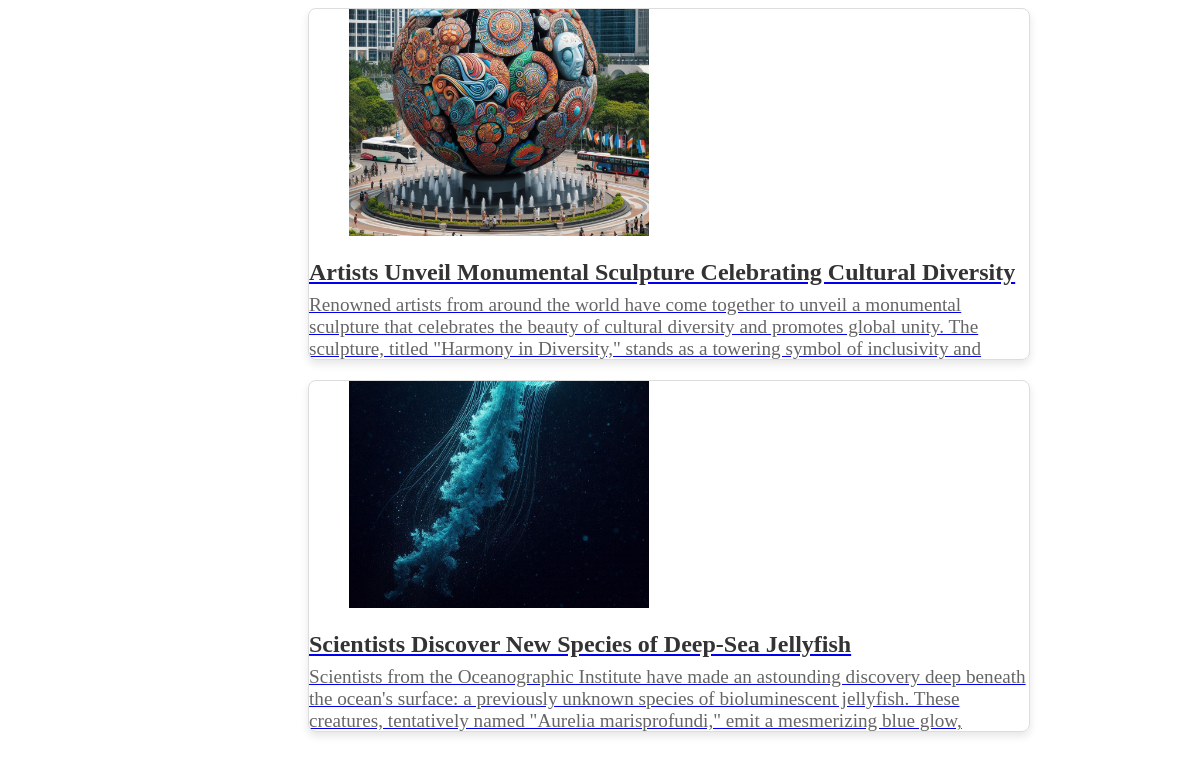
/news/tag/Environment/, run on the app's committed database.
### main/models.py (models this page shows, shortened)
class News(models.Model):
    title = models.CharField(max_length=100)
    content = models.TextField()
    image = models.ImageField(upload_to='news_images/')  # For now I want to store images locally. Later on I can use S3Boto3Storage
    tags = models.ManyToManyField(Tag)
    views = models.IntegerField(default=0)
    likes = models.IntegerField(default=0)
    dislikes = models.IntegerField(default=0)

### main/views.py (the view)
# urls.py: path('news/tag/<str:tag_name>/', views.NewsByTagList.as_view(), name='news-by-tag'),
class NewsByTagList(generic.ListView):
    template_name = 'news_by_tag.html'
    context_object_name = 'news_list'
    def get_queryset(self):
        tag_name = self.kwargs.get('tag_name')
        tag = get_object_or_404(Tag, name=tag_name)
        return News.objects.filter(tags=tag)

### main/templates/news_by_tag.html (shortened to what this page needs)
{% load static %}
<!DOCTYPE html>
<html lang="en">
<head>
</head>
<body>
  {% for news in news_list %}
    {% include "./news_tag.html" %}
  {% endfor %}
</body>
</html>

### main/templates/news_tag.html (shortened to what this page needs)
{% load static %}
<!DOCTYPE html>
<html lang="en">
<head>
  <link rel="stylesheet" href="{% static 'styles.css' %}">
</head>
<body>
  <div class="post-container">
    <article class="post">
      <a href="{% url 'news-by-tag' news.id %}">
        <div class="post-card">
          <div class="post-card-row">
            <div class="post-card-meta-img-container">
              <figure>
                <img src="{{ news.image.url }}" class="post-card-img" loading="lazy">
              </figure>
            </div>
            <div class="post-card-content">
              <div class="post-card-info">
                <div class="post-body">
                  <div class="post-header">
                    <h2 class="post-title">{{ news.title }}</h2>
                  </div>
                  <div class="post-info">
                    <div class="post-readtime">
                      <span class="post-readtime-text">{{ news.content }}</span>
                    </div>
                  </div>
                </div>
              </div>
            </div>
          </div>
        </div>
      </a>
    </article>
  </div>
</body>
</html>

### main/static/styles.css (style rules this page uses)
.post-card { display: flex; justify-content: center; align-items: center; border: 1px solid #ddd; border-radius: 8px; overflow: hidden; margin-bottom: 20px; margin-left: 300px; box-shadow: 0 4px 8px rgba(0, 0, 0, 0.1); transition: box-shadow 0.3s ease-in-out; max-height: 350px; width: 720px; }
.post-card-img { width: 400pxpx; height: 300px; object-fit: cover; }
.post-title { font-size: 1.5rem; margin-bottom: 8px; color: #333; }
.post-readtime { font-size: 1.2rem; color: #666; margin-top: 8px; }

### main/templates/news_tag.html (style rules this page uses)
.post-container { max-height: 400px; overflow-y: auto; }

### data on the page
News: image (picture), title "Artists Unveil Monumental Sculpture Celebrating Cultural Diversity", content "Renowned artists from around the world have come together to unveil a monumental sculpture that celebrates the beauty of cultural diversity and promotes global unity. The sculpture, titled \"Harmony in Diversity,\" stands as a towering symbol of inclusivity and…"
News: image (picture), title "Scientists Discover New Species of Deep-Sea Jellyfish", content "Scientists from the Oceanographic Institute have made an astounding discovery deep beneath the ocean's surface: a previously unknown species of bioluminescent jellyfish. These creatures, tentatively named \"Aurelia marisprofundi,\" emit a mesmerizing blue glow,…"
